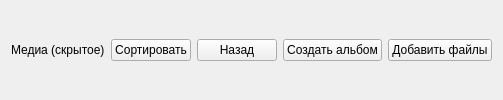
         <widget class="QWidget" name="locked_folder_page_header" native="true">
          <layout class="QHBoxLayout" name="horizontalLayout_3">
           <property name="topMargin">
            <number>0</number>
           </property>
           <property name="bottomMargin">
            <number>0</number>
           </property>
           <item>
            <widget class="QLabel" name="locked_folder_page_header_label">
             <property name="styleSheet">
              <string notr="true"/>
             </property>
             <property name="text">
              <string>Медиа (скрытое)</string>
             </property>
            </widget>
           </item>
           <item>
            <widget class="QPushButton" name="locked_folder_page_header_sort_files_btn">
             <property name="sizePolicy">
              <sizepolicy hsizetype="Maximum" vsizetype="Fixed">
               <horstretch>0</horstretch>
               <verstretch>0</verstretch>
              </sizepolicy>
             </property>
             <property name="cursor">
              <cursorShape>PointingHandCursor</cursorShape>
             </property>
             <property name="text">
              <string>Сортировать</string>
             </property>
            </widget>
           </item>
           <item>
            <widget class="QPushButton" name="locked_folder_page_header_back_to_files_area_btn">
             <property name="sizePolicy">
              <sizepolicy hsizetype="Maximum" vsizetype="Fixed">
               <horstretch>0</horstretch>
               <verstretch>0</verstretch>
              </sizepolicy>
             </property>
             <property name="cursor">
              <cursorShape>PointingHandCursor</cursorShape>
             </property>
             <property name="text">
              <string>Назад</string>
             </property>
            </widget>
           </item>
           <item>
            <widget class="QPushButton" name="locked_folder_page_header_create_album_btn">
             <property name="sizePolicy">
              <sizepolicy hsizetype="Maximum" vsizetype="Fixed">
               <horstretch>0</horstretch>
               <verstretch>0</verstretch>
              </sizepolicy>
             </property>
             <property name="cursor">
              <cursorShape>PointingHandCursor</cursorShape>
             </property>
             <property name="text">
              <string>Создать альбом</string>
             </property>
            </widget>
           </item>
           <item>
            <widget class="QPushButton" name="locked_folder_page_header_add_files_btn">
             <property name="sizePolicy">
              <sizepolicy hsizetype="Maximum" vsizetype="Fixed">
               <horstretch>0</horstretch>
               <verstretch>0</verstretch>
              </sizepolicy>
             </property>
             <property name="cursor">
              <cursorShape>PointingHandCursor</cursorShape>
             </property>
             <property name="text">
              <string>Добавить файлы</string>
             </property>
            </widget>
           </item>
          </layout>
         </widget>
